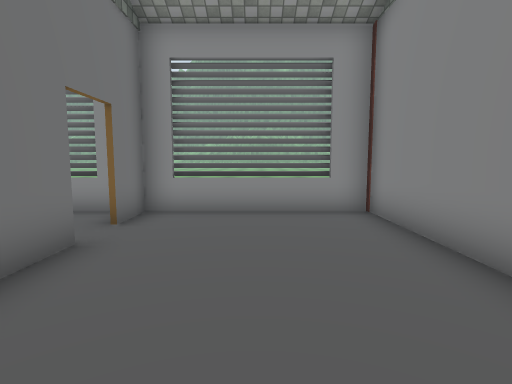
View 1 (above)

24 first-person views from a walk through a 3-D level made in the Unity game engine. The camera is 1.2 m above the floor, tilts 6° down and sees 80° across. The floor is counted in squares, 1 m on a side. Each view is taken from the middle of a square. On the plan, view 1 faces up. The plan holds only what a view shows up to about 13 squares ahead; the rest is blank. The place goes on beyond the plan. The player is left out. Some animated figures are left out. Door leaves are left out, so doorways stand open. Some surface patterns are stand-ins.

View 2
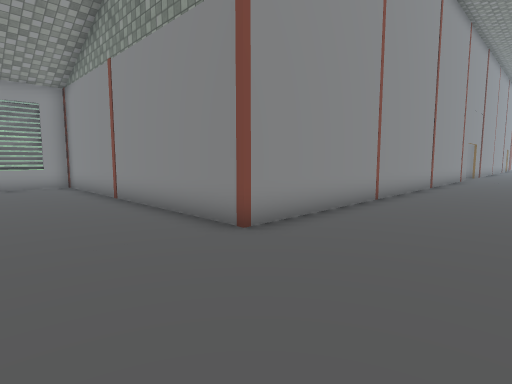

View 3
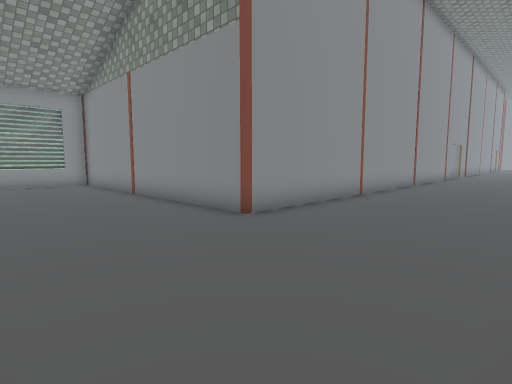

View 4
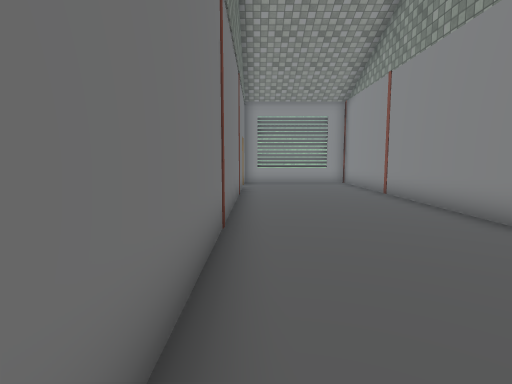

View 5
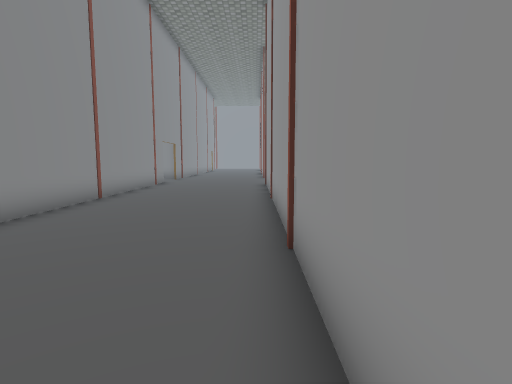

View 6
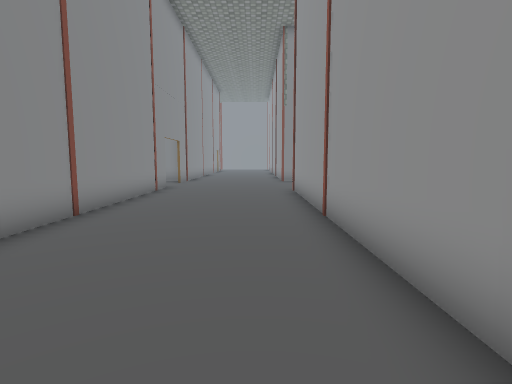

View 7
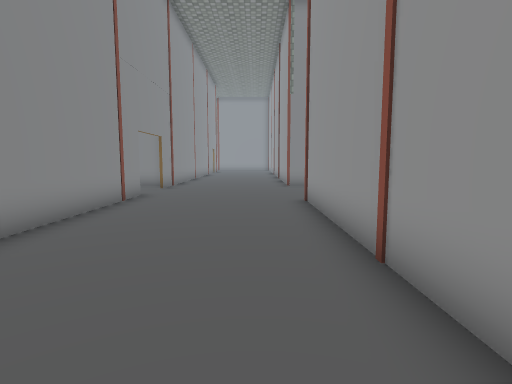

View 8
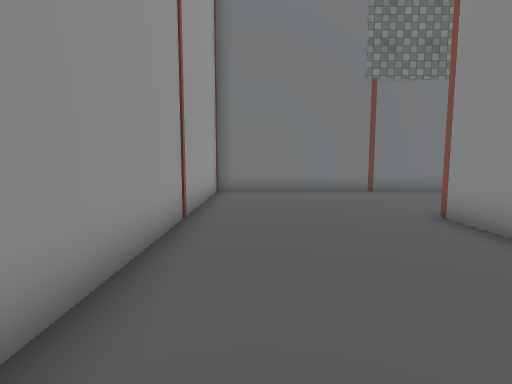

View 9
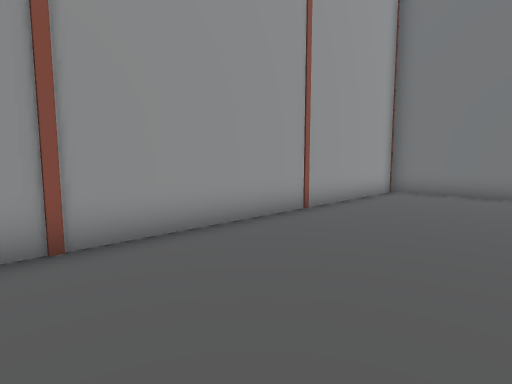

View 10
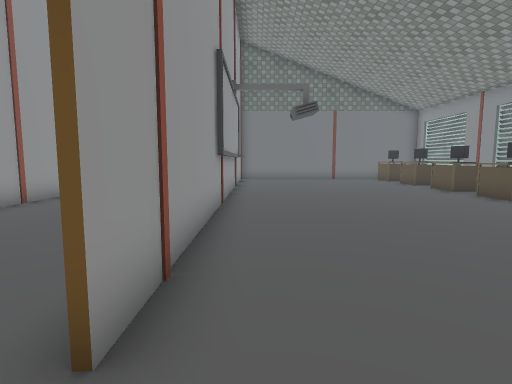

View 11
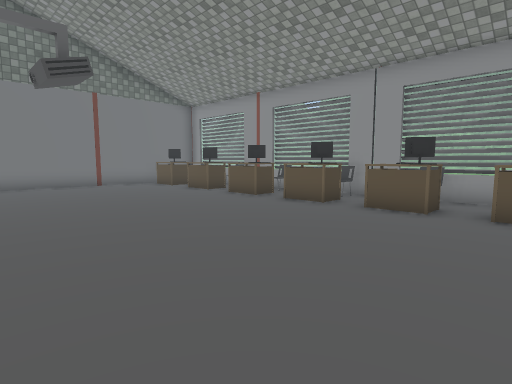

View 12
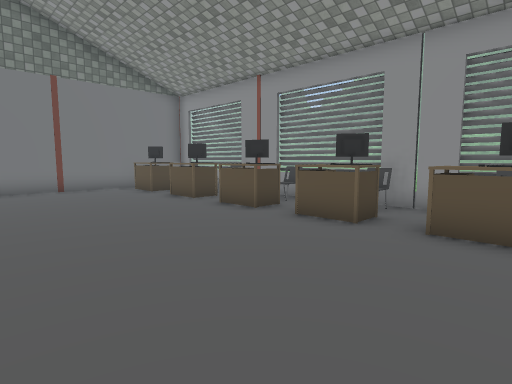

View 13
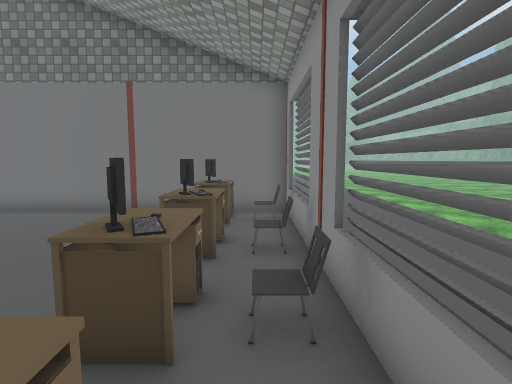

View 14
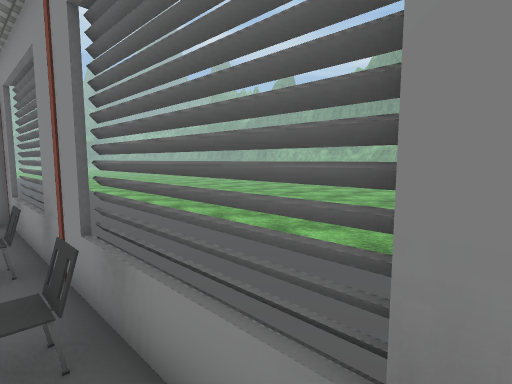

View 15
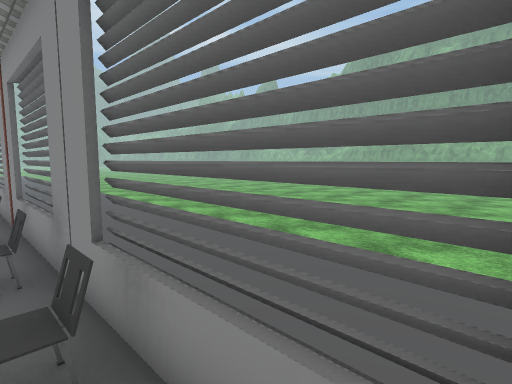

View 16
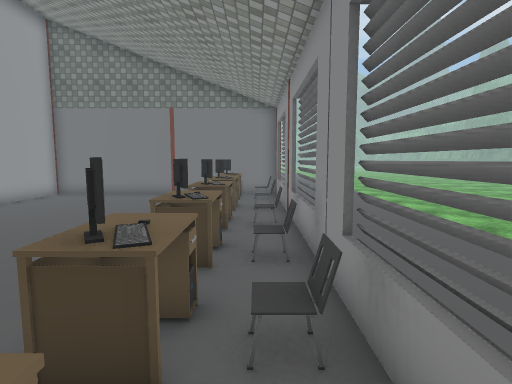

View 17
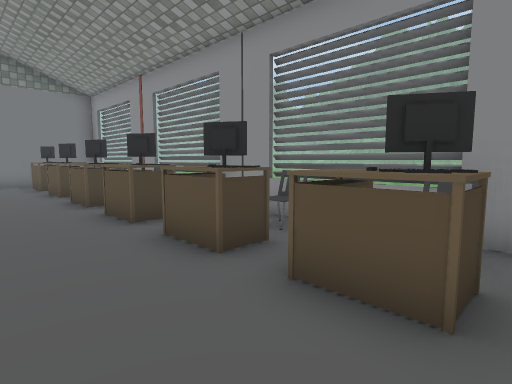

View 18
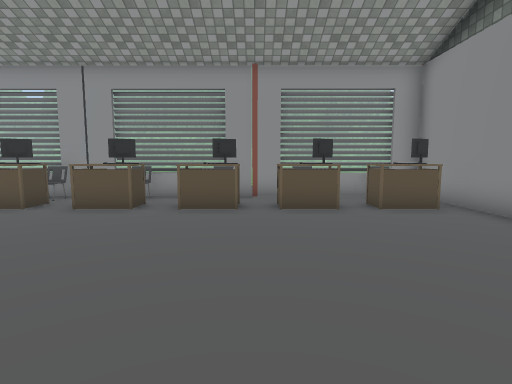

View 19
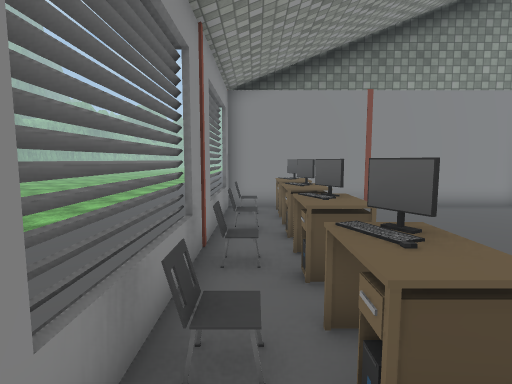

View 20
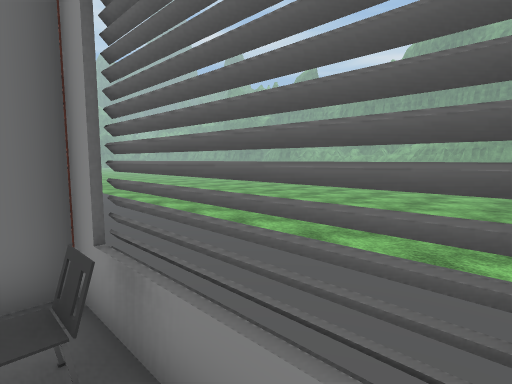

View 21
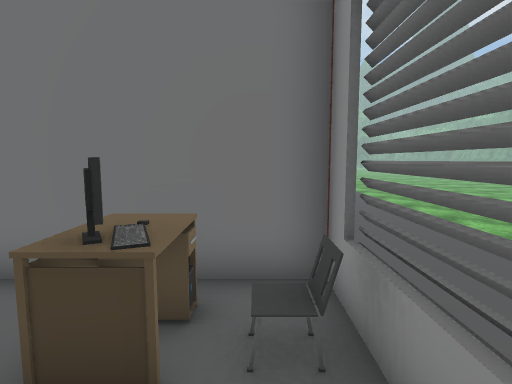

View 22
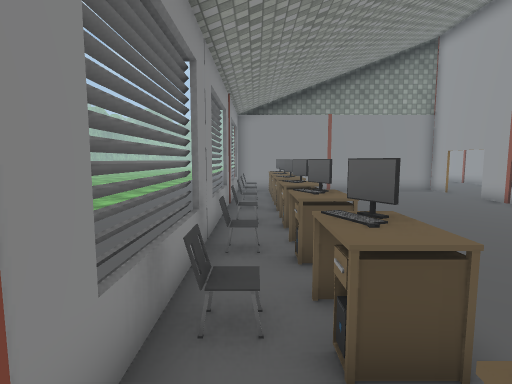

View 23
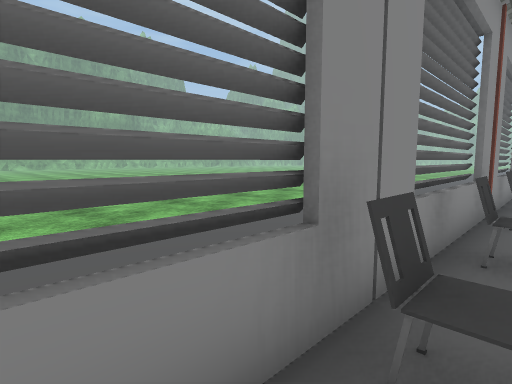

View 24
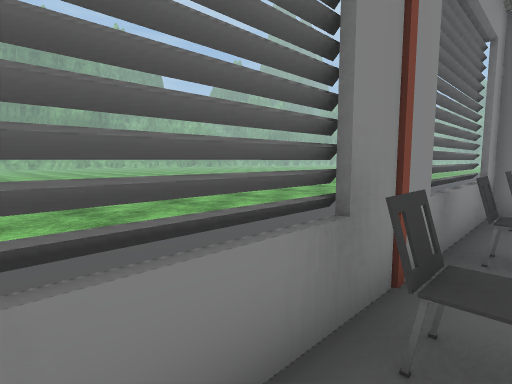

### Floor plan
Points are (right, up) in squares from view 1. A wall is a line through its corners. A room is listed if a view was taken in it or the views show most of it. See-through windows are left out.
Room 1 (views 1, 2, 3, 4, 5, 6, 7, 8, 9)
walls: (20.4, -4.1) (2.6, -4.1) (2.6, 7.2); (3.1, 7.1) (-2.6, 7.1) (-2.6, 5.5); (-2.6, 4.4) (-2.6, -9.5) (19.1, -9.5)
ways out: open door at (21.4, -3.6) to room 2; open door at (-3, 5)
Room 2 (views 10, 11, 12, 13, 14, 15, 16, 17, 18, 19, 20, 21, 22, 23, 24)
walls: (2.8, 7.1) (2.8, -4.1); (19.5, 7.1) (3.1, 7.1); (11, -3.9) (11.5, -3.9); (4.9, -3.9) (6.2, -3.9); (12.1, -3.9) (12.6, -3.9); (12.8, -3.9) (20.5, -3.9); (24.3, 5.4) (24.3, 7.1) (21.4, 7.1); (24.3, 1.8) (24.3, 3.5); (24.3, -3.6) (24.3, -0.8)
ways out: open door at (21.4, -3.6) to room 1
objects: table (4, 4) to (5, 4); computer (4, 5); chair (4, 7); computer (5, 5); table (7, 4) to (8, 4); computer (7, 5) to (8, 5); chair (7, 7); table (9, 4) to (11, 5); computer (10, 5); chair (10, 7); table (12, 4) to (13, 5); other object (13, 5); chair (13, 7); table (15, 4) to (16, 4); computer (15, 5); chair (15, 7); computer (16, 5); table (17, 4) to (18, 5); computer (18, 5); chair (18, 7); table (20, 4) to (21, 4); other object (20, 5); chair (20, 7) to (21, 7); computer (21, 5); table (22, 4) to (23, 5); computer (23, 5); other object (23, 7)

Where each view was taken, in squares from view 1:
view 1: 0 up, 0 right, facing up
view 2: 8 down, 1 left, facing up-right
view 3: 9 down, 2 left, facing up-right
view 4: 9 down, 2 left, facing up
view 5: 9 down, 4 right, facing right
view 6: 8 down, 7 right, facing right
view 7: 8 down, 10 right, facing right
view 8: 8 down, 9 right, facing left
view 9: 5 down, 9 right, facing down-left
view 10: 3 down, 22 right, facing left
view 11: 3 down, 18 right, facing up-left
view 12: 1 down, 16 right, facing up-left
view 13: 6 up, 13 right, facing left
view 14: 6 up, 13 right, facing up-left
view 15: 6 up, 18 right, facing up-left
view 16: 6 up, 18 right, facing left
view 17: 2 up, 19 right, facing up-left
view 18: 3 down, 19 right, facing up
view 19: 6 up, 13 right, facing right
view 20: 6 up, 7 right, facing up-left
view 21: 6 up, 7 right, facing left
view 22: 6 up, 7 right, facing right
view 23: 6 up, 11 right, facing up-right
view 24: 6 up, 16 right, facing up-right
